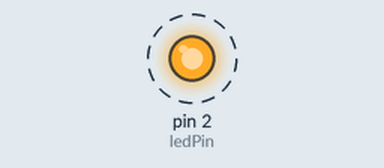
Recording of a sketch running on a simulated Arduino Uno, built with avr-gcc and run on an emulated ATmega328P. Shown: output pins drawn as LEDs (lit = HIGH). Dashed ring = blinking. What the sketch prints to the serial monitor is not drawn.

Above: at 0.2 s.
Timing chart, 0 to 3.0 s (numbered marks = the images above):
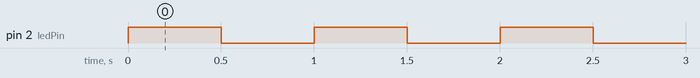

The sketch:

BlinkLed.ino
```cpp
int ledPin=2;  //Led pin in GPIO 2

void setup() {
  // put your setup code here, to run once:
  pinMode(ledPin,OUTPUT);

  Serial.begin(115200);
}

void loop() {
  //print hello world
  Serial.println("Hello world");


  //Blink led
  digitalWrite(ledPin,HIGH);
  delay(500);
  digitalWrite(ledPin,LOW);
  delay(500);
}
 
```

Measured:
- by itself, pin 2 (ledPin): alternates HIGH for 0.50 s and LOW for 0.50 s
